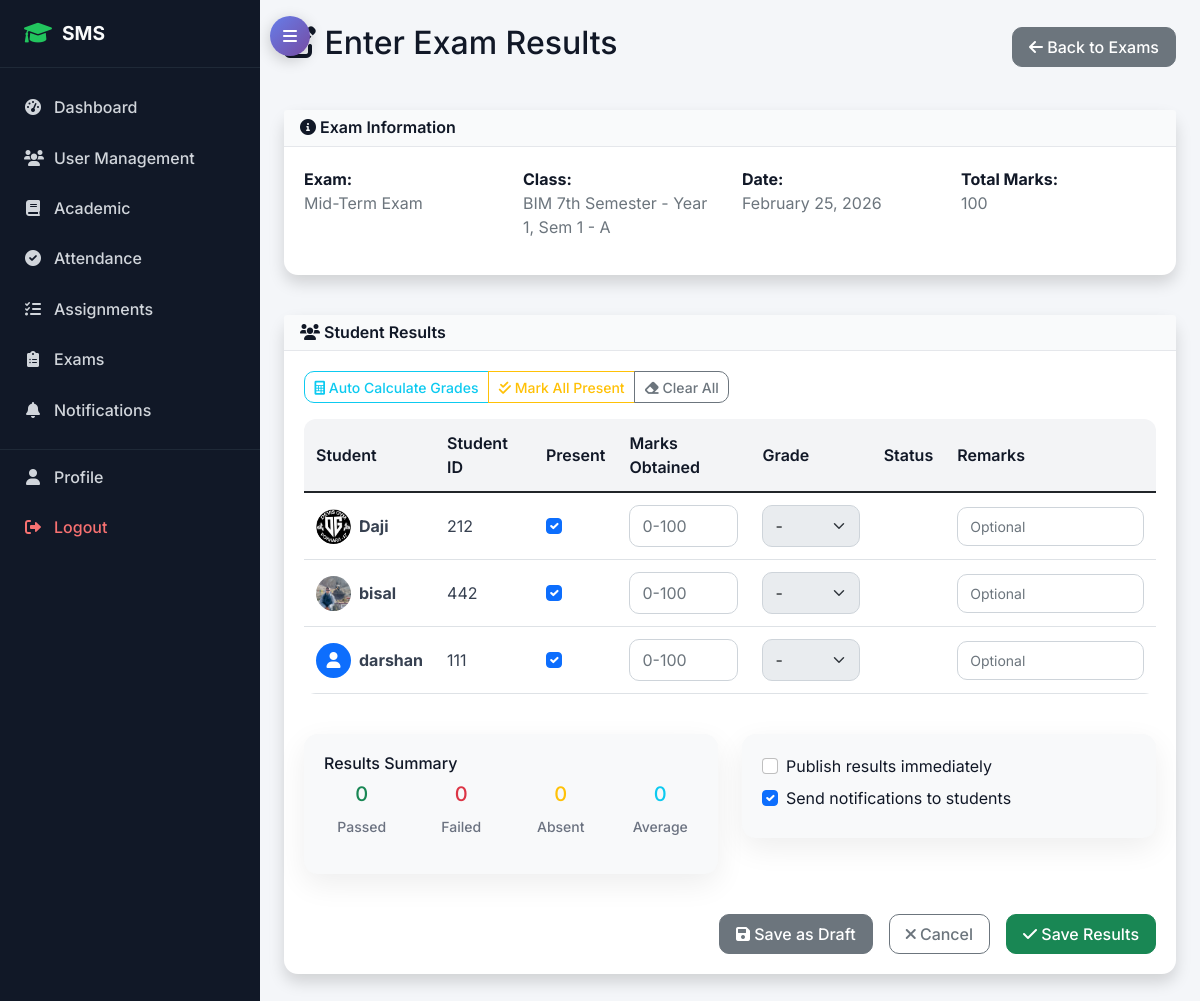
Screenshot of /examination/enter-results/11/ (signed in) with the database file from the repository.
### examination/models.py (models this page shows, shortened)
class Examination(models.Model):
    name = models.CharField(max_length=100)
    exam_type = models.ForeignKey(ExamType, on_delete=models.CASCADE)
    subject = models.ForeignKey(Subject, on_delete=models.CASCADE)
    class_for = models.ForeignKey(Class, on_delete=models.CASCADE)
    exam_date = models.DateField()
    start_time = models.TimeField()
    end_time = models.TimeField()
    total_marks = models.PositiveIntegerField()
    passing_marks = models.PositiveIntegerField()
    instructions = models.TextField(blank=True)
    created_by = models.ForeignKey(TeacherProfile, on_delete=models.CASCADE)
    created_at = models.DateTimeField(auto_now_add=True)

### academic/models.py (models this page shows, shortened)
class Class(models.Model):
    name = models.CharField(max_length=50)
    course = models.ForeignKey(Course, on_delete=models.CASCADE)
    year = models.PositiveIntegerField()  # 1st year, 2nd year, etc.
    semester = models.PositiveIntegerField()
    section = models.CharField(max_length=10)
    academic_year = models.ForeignKey(AcademicYear, on_delete=models.CASCADE)
    class_teacher = models.ForeignKey(TeacherProfile, on_delete=models.SET_NULL, null=True, blank=True, related_name='class_teacher_for')
    class Meta:
        unique_together = ['course', 'year', 'semester', 'section', 'academic_year']

### accounts/models.py (models this page shows, shortened)
class StudentProfile(models.Model):
    user = models.OneToOneField(User, on_delete=models.CASCADE, related_name='student_profile')
    student_id = models.CharField(max_length=20, unique=True)
    admission_date = models.DateField()
    guardian_name = models.CharField(max_length=100)
    guardian_phone = models.CharField(max_length=17)
    guardian_email = models.EmailField()
    emergency_contact = models.CharField(max_length=17)
    blood_group = models.CharField(max_length=5, blank=True)

class User(AbstractUser):
    USER_TYPE_CHOICES = (
        ('admin', 'Admin'),
        ('student', 'Student'),
        ('teacher', 'Teacher'),
        ('parent', 'Parent'),
    )
    user_type = models.CharField(max_length=10, choices=USER_TYPE_CHOICES)
    phone_regex = RegexValidator(regex=r'^\+?1?\d{9,15}$', message="Phone number must be entered in the format: '+999999999'. Up to 15 digits allowed.")
    phone_number = models.CharField(validators=[phone_regex], max_length=17, blank=True)
    address = models.TextField(blank=True)
    date_of_birth = models.DateField(null=True, blank=True)
    profile_picture = models.ImageField(upload_to='profile_pics/', blank=True, null=True)
    is_active = models.BooleanField(default=True)
    created_at = models.DateTimeField(auto_now_add=True)
    updated_at = models.DateTimeField(auto_now=True)

### examination/views.py (the view, shortened to what this page needs)
# urls.py: path('enter-results/<int:exam_id>/', views.enter_results, name='enter_results'),
@login_required
@user_passes_test(is_teacher_or_admin)
def enter_results(request, exam_id):
    exam = get_object_or_404(Examination, id=exam_id)
    if request.user.user_type == 'teacher' and exam.created_by != request.user.teacher_profile:
        messages.error(request, 'You do not have permission to enter results for this exam.')
        return redirect('examination:exam_list')
    enrollments = StudentEnrollment.objects.filter(
        class_enrolled=exam.class_for,
        is_active=True
    ).select_related('student__user')
    existing_results = {}
    for result in ExamResult.objects.filter(examination=exam):
        existing_results[result.student.id] = result
    students_data = []
    for enrollment in enrollments:
        existing_result = existing_results.get(enrollment.student.id)
        students_data.append({
            'student': enrollment.student,
            'existing_marks': existing_result.marks_obtained if existing_result else '',
            'existing_remarks': existing_result.remarks if existing_result else ''
        })
    context = {
        'exam': exam,
        'students_data': students_data
    }
    return render(request, 'examination/enter_results.html', context)

### examination/views.py (called while the page is built)
def is_teacher_or_admin(user):
    return user.is_authenticated and user.user_type in ['admin', 'teacher']

### templates/examination/enter_results.html (shortened to what this page needs)
{% extends 'base.html' %}
{% block content %}
<div class="row">
    <div class="col-12">
        <div class="d-flex justify-content-between align-items-center mb-4">
            <h2><i class="fas fa-edit"></i> Enter Exam Results</h2>
            <a href="{% url 'examination:exam_list' %}" class="btn btn-secondary">
                <i class="fas fa-arrow-left"></i> Back to Exams
            </a>
        </div>
    </div>
</div>
<div class="row mb-4">
    <div class="col-12">
        <div class="card shadow">
            <div class="card-header bg-primary text-white">
                <h6 class="m-0"><i class="fas fa-info-circle"></i> Exam Information</h6>
            </div>
            <div class="card-body">
                <div class="row">
                    <div class="col-md-3">
                        <strong>Exam:</strong><br>
                        <span class="text-muted">{{ exam.name }}</span>
                    </div>
                    <div class="col-md-3">
                        <strong>Class:</strong><br>
                        <span class="text-muted">{{ exam.class_for.name }}</span>
                    </div>
                    <div class="col-md-3">
                        <strong>Date:</strong><br>
                        <span class="text-muted">{{ exam.exam_date|date:"F d, Y" }}</span>
                    </div>
                    <div class="col-md-3">
                        <strong>Total Marks:</strong><br>
                        <span class="text-muted">{{ exam.total_marks }}</span>
                    </div>
                </div>
            </div>
        </div>
    </div>
</div>
<div class="row">
    <div class="col-12">
        <div class="card shadow">
            <div class="card-header bg-success text-white">
                <h6 class="m-0"><i class="fas fa-users"></i> Student Results</h6>
            </div>
            <div class="card-body">
                <form method="post" id="resultsForm">
                    <div class="mb-3">
                        <div class="btn-group" role="group">
                            <button type="button" class="btn btn-outline-info btn-sm" onclick="calculateGrades()">
                                <i class="fas fa-calculator"></i> Auto Calculate Grades
                            </button>
                            <button type="button" class="btn btn-outline-warning btn-sm" onclick="markAllPresent()">
                                <i class="fas fa-check-double"></i> Mark All Present
                            </button>
                            <button type="button" class="btn btn-outline-secondary btn-sm" onclick="clearAll()">
                                <i class="fas fa-eraser"></i> Clear All
                            </button>
                        </div>
                    </div>
                    <div class="table-responsive">
                        <table class="table table-hover">
                            <thead>
                                <tr>
                                    <th>Student</th>
                                    <th>Student ID</th>
                                    <th>Present</th>
                                    <th>Marks Obtained</th>
                                    <th>Grade</th>
                                    <th>Status</th>
                                    <th>Remarks</th>
                                </tr>
                            </thead>
                            <tbody>
                                {% for data in students_data %}
                                <tr>
                                    <td>
                                        <div class="d-flex align-items-center">
                                            {% if data.student.user.profile_picture %}
                                            <img src="{{ data.student.user.profile_picture.url }}" alt="{{ data.student.user.get_full_name|default:data.student.user.username }}"
                                                 class="rounded-circle me-2" style="width: 35px; height: 35px; object-fit: cover;">
                                            {% else %}
                                            <div class="bg-primary rounded-circle d-flex align-items-center justify-content-center me-2" style="width: 35px; height: 35px;">
                                                <i class="fas fa-user text-white"></i>
                                            </div>
                                            {% endif %}
                                            <strong>
                                                {% if data.student.user.first_name or data.student.user.last_name %}
                                                    {{ data.student.user.first_name }} {{ data.student.user.last_name }}
                                                {% else %}
                                                    {{ data.student.user.username }}
                                                {% endif %}
                                            </strong>
                                        </div>
                                    </td>
                                    <td>{{ data.student.student_id }}</td>
                                    <td>
                                        <input type="checkbox" class="form-check-input present-checkbox"
                                               name="present_{{ data.student.id }}"
                                               data-student-id="{{ data.student.id }}"
                                               {% if data.existing_marks %}checked{% else %}checked{% endif %}>
                                    </td>
                                    <td>
                                        <input type="number" class="form-control marks-input"
                                               name="marks_{{ data.student.id }}"
                                               min="0" max="{{ exam.total_marks }}"
                                               step="0.5"
                                               value="{{ data.existing_marks }}"
                                               data-student-id="{{ data.student.id }}"
                                               placeholder="0-{{ exam.total_marks }}">
                                    </td>
                                    <td>
                                        <select class="form-select grade-select"
                                                name="grade_{{ data.student.id }}"
                                                id="grade_{{ data.student.id }}"
                                                disabled>
                                            <option value="">-</option>
                                        </select>
                                    </td>
                                    <td>
                                        <span class="badge status-badge" id="status_{{ data.student.id }}">-</span>
                                    </td>
                                    <td>
                                        <input type="text" class="form-control form-control-sm"
                                               name="remarks_{{ data.student.id }}"
                                               value="{{ data.existing_remarks }}"
                                               placeholder="Optional">
                                    </td>
                                </tr>
                                {% empty %}
                                <tr>
                                    <td colspan="7" class="text-center text-muted">
                                        <i class="fas fa-info-circle"></i> No students enrolled in this class.
                                    </td>
                                </tr>
                                {% endfor %}
                            </tbody>
                        </table>
                    </div>
                    <div class="row mt-4">
                        <div class="col-md-6">
                            <div class="card bg-light">
                                <div class="card-body">
                                    <h6>Results Summary</h6>
                                    <div class="row text-center">
                                        <div class="col-3">
                                            <h5 class="text-success" id="passedCount">0</h5>
                                            <small>Passed</small>
                                        </div>
                                        <div class="col-3">
                                            <h5 class="text-danger" id="failedCount">0</h5>
                                            <small>Failed</small>
                                        </div>
                                        <div class="col-3">
                                            <h5 class="text-warning" id="absentCount">1</h5>
                                            <small>Absent</small>
                                        </div>
                                        <div class="col-3">
                                            <h5 class="text-info" id="averageMarks">0</h5>
                                            <small>Average</small>
                                        </div>
                                    </div>
                                </div>
                            </div>
                        </div>
                        <div class="col-md-6">
                            <div class="card bg-light">
                                <div class="card-body">
                                    <div class="form-check mb-2">
                                        <input class="form-check-input" type="checkbox" id="publishResults" name="publish_results">
                                        <label class="form-check-label" for="publishResults">
                                            Publish results immediately
                                        </label>
                                    </div>
                                    <div class="form-check mb-2">
                                        <input class="form-check-input" type="checkbox" id="sendNotifications" name="send_notifications" checked>
                                        <label class="form-check-label" for="sendNotifications">
                                            Send notifications to students
                                        </label>
                                    </div>
                                </div>
                            </div>
                        </div>
                    </div>
                    <div class="d-grid gap-2 d-md-flex justify-content-md-end mt-4">
                        <button type="button" class="btn btn-secondary me-md-2" onclick="saveDraft()">
                            <i class="fas fa-save"></i> Save as Draft
                        </button>
                        <a href="{% url 'examination:exam_list' %}" class="btn btn-outline-secondary me-md-2">
                            <i class="fas fa-times"></i> Cancel
                        </a>
                        <button type="submit" class="btn btn-success">
                            <i class="fas fa-check"></i> Save Results
                        </button>
                    </div>
                </form>
            </div>
        </div>
    </div>
</div>
{% endblock %}

### rows the page displays
Examination: name "Mid-Term Exam", class_for.name "BIM 7th Semester - Year 1, Sem 1 - A", exam_date "February 25, 2026", total_marks "100"
StudentProfile: student.user.profile_picture (picture), student.user.first_name "Daji", student.student_id "212"
StudentProfile: student.user.profile_picture (picture), student.user.username "bisal", student.student_id "442"
StudentProfile: student.user.username "darshan", student.student_id "111"
